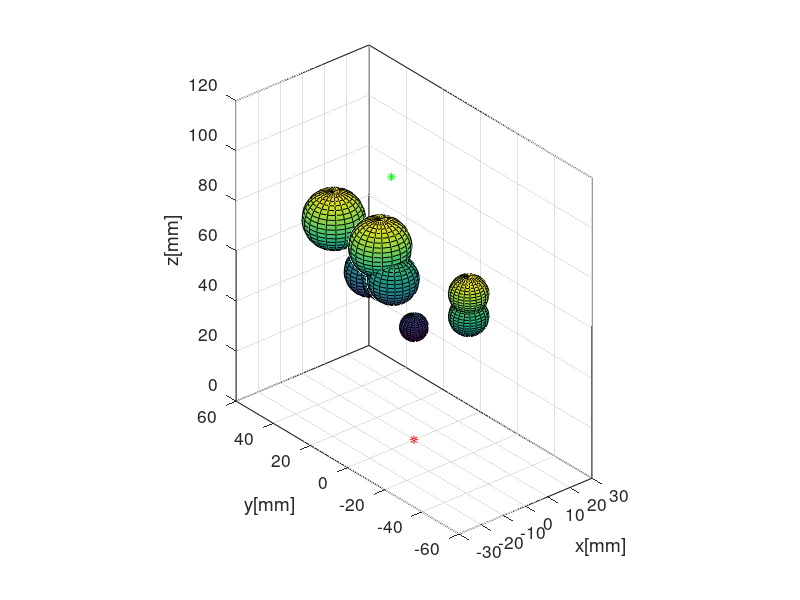

Here is the MATLAB script that generated this plot:
%https://www.kdocs.cn/l/cdt8OpjmXTbS?openfrom=docs
%A new path planning method for bevel-tip ﬂexible needle insertion in 3D space with multiple targets and obstacles
function [e,obstacles,target,entry_point]=getObstacles_8sphere()
    e=2;
    % set the ideal point for inserting the needle
    entry_point_=[-13,-20,0]; 
    entry_point=[0,0,0];
    
    
    % set the target
    target=[-19,-15,105]-entry_point_; 
    
    plot3(target(1),target(2),target(3),"g*");hold on;%draw the target
    plot3(entry_point(1),entry_point(2),entry_point(3),"r*");

    n=8;
    obstacles(1,:)=[-14,-3,70,11];
    obstacles(2,:)=[-14,22,70,11];
    obstacles(3,:)=[-14,-10,60,9];
    obstacles(4,:)=[-11,6,55,9];
    obstacles(5,:)=[-11,-3,57,9];
    obstacles(6,:)=[-16,-53,65,7];
    obstacles(7,:)=[-16,-53,74,7];
    obstacles(8,:)=[-13,-20,45,5];
    
    obstacles(1:n,1:3)=obstacles(1:n,1:3)-entry_point_;
   
%     % 蛋壳色 252 230 201
%     CO(:,:,1) = 252/255.*ones(size(x)); % red
%     CO(:,:,2) = 230/255.*ones(size(x)); % green
%     CO(:,:,3) = 201/255.*ones(size(x)); % blue
    [x,y,z]=sphere();%unit sphere
    for i=1:n
        x0=obstacles(i,1);
        y0=obstacles(i,2);
        z0=obstacles(i,3);
        r0=obstacles(i,4);
%         surf(r0*x+x0,r0*y+y0,r0*z+z0,CO,"edgecolor","none");hold on;
        surf(r0*x+x0,r0*y+y0,r0*z+z0);hold on;
    end
    axis equal;grid on;box on;
    set(gca,"linewidth",0.8,"fontsize",12.5);
    view([-40,30]);
    xlim([-30,30]);
    ylim([-60,60]);
    xlabel('x[mm]');
    ylabel('y[mm]');
    zlabel('z[mm]');
end